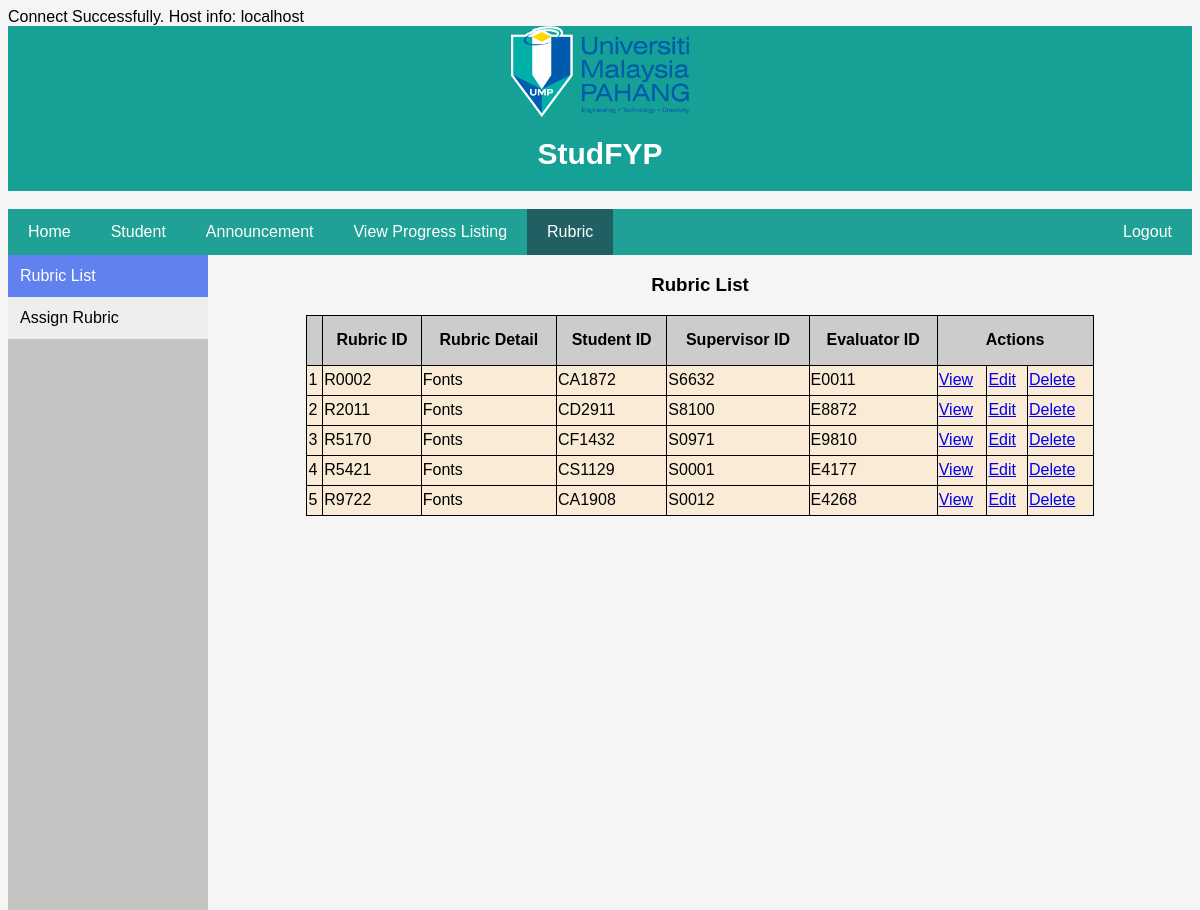
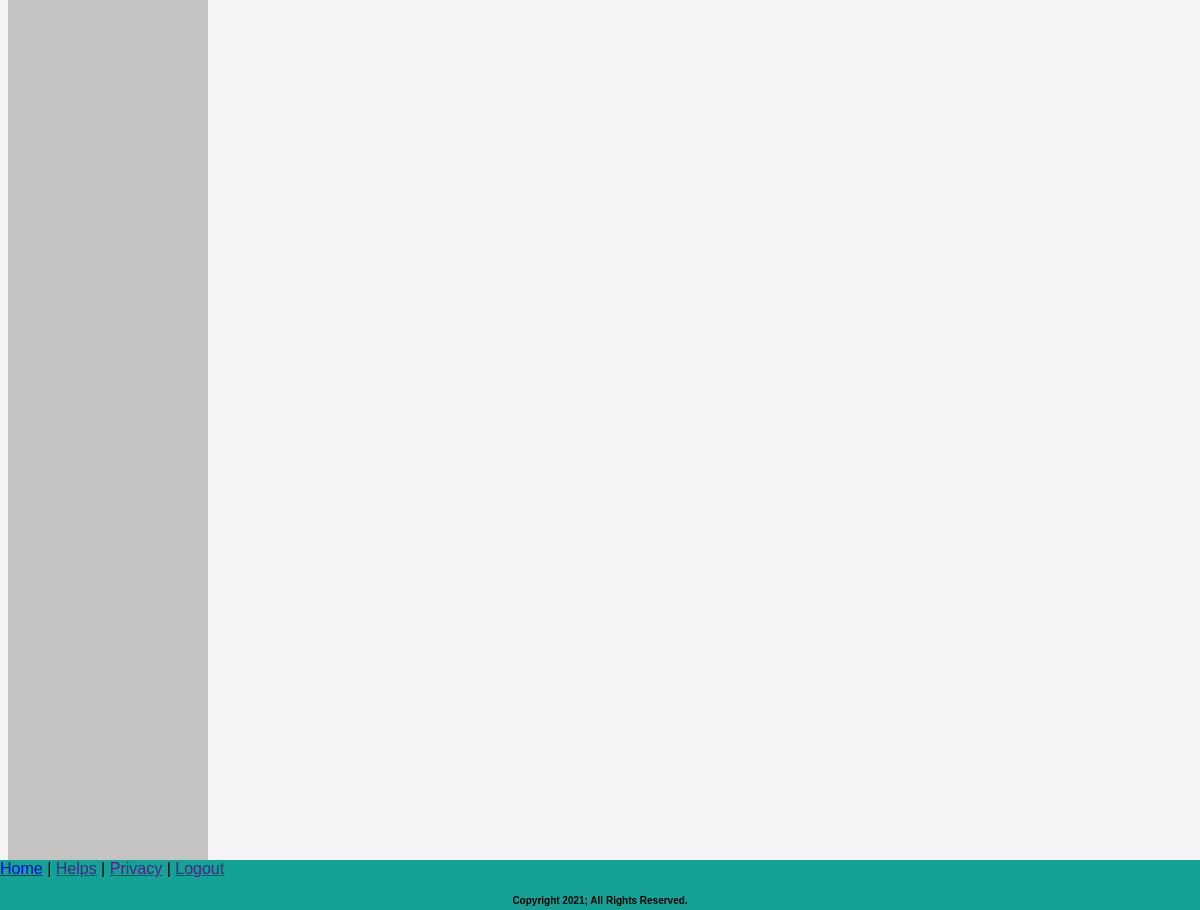
The app's page /rubric_list.php with its own data (2 pictures, top to bottom).
### tables this page shows
CREATE TABLE `rubric` (
  `RubricID` varchar(20) NOT NULL,
  `Rubric_detail` varchar(100) NOT NULL,
  `StudentID` varchar(20) NOT NULL,
  `CoordinatorID` varchar(20) NOT NULL,
  `SupervisorID` varchar(20) NOT NULL,
  `EvaluatorID` varchar(20) NOT NULL
);

### rubric_list.php (the view, shortened to what this page needs)
<?php
include ("databaseFYP.php");
?>
<!DOCTYPE html>
<html>
    <head>
        <link rel="stylesheet" type="text/css" href="./css/coordinator.css">
    </head>
    <body>
        <header>
            <img src= ./img/logo1.png width=15%>
            <h1>StudFYP</h1>
        </header>
        <br>
        <div class="navbar_mid">
            <a href="coordinatorPage.php">Home</a>
            <a href="student-supervisor.php">Student</a>
            <a href="announcement.php">Announcement</a>
            <a href="view_progress_listing.php">View Progress Listing</a>
            <a class="active" href="rubric_list.php">Rubric</a>
            <a href="" style="float:right">Logout</a>
        </div>
        <div class="vertical-menu">
            <a class="active" href="rubric_list.php">Rubric List</a>
            <a href="assign_rubric.php">Assign Rubric</a>
        </div>
            <main>
                <center>
                <h3>Rubric List</h3>
                <table class="stud-table">
                    <?php
                    $count=1;
                    $sql = "SELECT * FROM rubric";
                    if($result = mysqli_query($conn, $sql)) {
                        if(mysqli_num_rows($result)>0) {
                            echo "<thead>";
                                echo "<tr>";
                                    echo "<th></th>";
                                    echo "<th>Rubric ID</th>";
                                    echo "<th>Rubric Detail</th>";
                                    echo "<th>Student ID</th>";
                                    echo "<th>Supervisor ID</th>";
                                    echo "<th>Evaluator ID</th>";
                                    echo "<th colspan='3'>Actions</th>";
                                echo "</tr>";
                            echo "</thead>";
                            echo "<tbody>";
                            while($row = mysqli_fetch_array($result)) {
                                echo "<tr>";
                                    echo "<td>" . $count . "</td>";
                                    echo "<td>" . $row['RubricID'] . "</td>";
                                    echo "<td>" . $row['Rubric_detail'] . "</td>";
                                    echo "<td>" . $row['StudentID'] . "</td>";
                                    echo "<td>" . $row['SupervisorID'] . "</td>";
                                    echo "<td>" . $row['EvaluatorID'] . "</td>";
                                    echo "<td>";
                                    echo '<a href="view_rubric.php?RubricID='.$row['RubricID'].'">View</a>';
                                    echo "</td>";
                                    echo "<td>";
                                    echo '<a href="edit_rubric.php?RubricID='.$row['RubricID'].'">Edit</a>';
                                    echo "</td>";
                                    echo "<td>";
                                    echo '<a href="delete_rubric.php?RubricID='.$row['RubricID'].'">Delete</a>';
                                    echo "</td>";
                                echo "</tr>";
                                $count++;
                            }
                            echo "</tbody>";
                        } else {
                            echo '<em>No announcement is created at the moment.</em>';
                        }
                    } else {
                        echo "Oops! Something went wrong. Please try again later.";
                    }
                    ?>
                </table>
                </center>
            </main>
        <footer>
        <div class="footer">
            <a href="coordinatorPage.php">Home</a> |
            <a href="">Helps</a> |
            <a href="">Privacy</a> |
            <a href="">Logout</a>
            <br>
            <h5>Copyright 2021; All Rights Reserved.</h5>
        </div>
        </footer>
    </body>
</html>

### css/coordinator.css (style rules this page uses)
* { box-sizing: border-box; }
body { font-family: Arial, Helvetica, sans-serif; }
header { background-color: #15a195; padding: 0.1px; text-align: center; font-size: 15px; color: white; }
.navbar_mid { overflow: hidden; background-color:#20a195; left:50%; }
.navbar_mid a { float: left; display: block; color: white; padding: 14px 20px; text-decoration: none; }
.navbar_mid a.active { background-color:#225f63; color: white; }
.footer { position: fixed; left: 0; bottom: 0; width: 100%; height: 50px; background-color:#15a195; }
.footer h5 { text-align: center; font-size: 10px; color: black; }
body { background-color: #f5f5f5; }
.vertical-menu { width: 200px; height: 100%; display: table-cell; float: left; margin: 0; padding: 0; background-color: #c5c2c2; position: absolute; height: 100%; overflow: auto; }
.vertical-menu a { background-color: #eee; color: black; display: block; padding: 12px; text-decoration: none; }
.vertical-menu a.active { background-color: #6182ee; color: white; }
main { margin-left: 200px; }
.stud-table th { height: 50px; background-color:#ccc; }
.stud-table td { height: 30px; background-color: antiquewhite; }

### rubric_list.php (style rules this page uses)
table, th, td { border: 1px solid black; border-collapse: collapse; }
table { width: 80%; }
td { height: 50px; }

### records on screen
rubric: RubricID "R0002", Rubric_detail "Fonts", StudentID "CA1872", SupervisorID "S6632", EvaluatorID "E0011"
rubric: RubricID "R2011", Rubric_detail "Fonts", StudentID "CD2911", SupervisorID "S8100", EvaluatorID "E8872"
rubric: RubricID "R5170", Rubric_detail "Fonts", StudentID "CF1432", SupervisorID "S0971", EvaluatorID "E9810"
rubric: RubricID "R5421", Rubric_detail "Fonts", StudentID "CS1129", SupervisorID "S0001", EvaluatorID "E4177"
rubric: RubricID "R9722", Rubric_detail "Fonts", StudentID "CA1908", SupervisorID "S0012", EvaluatorID "E4268"

### other values on screen
mysqli_get_host_info($conn) "localhost"
